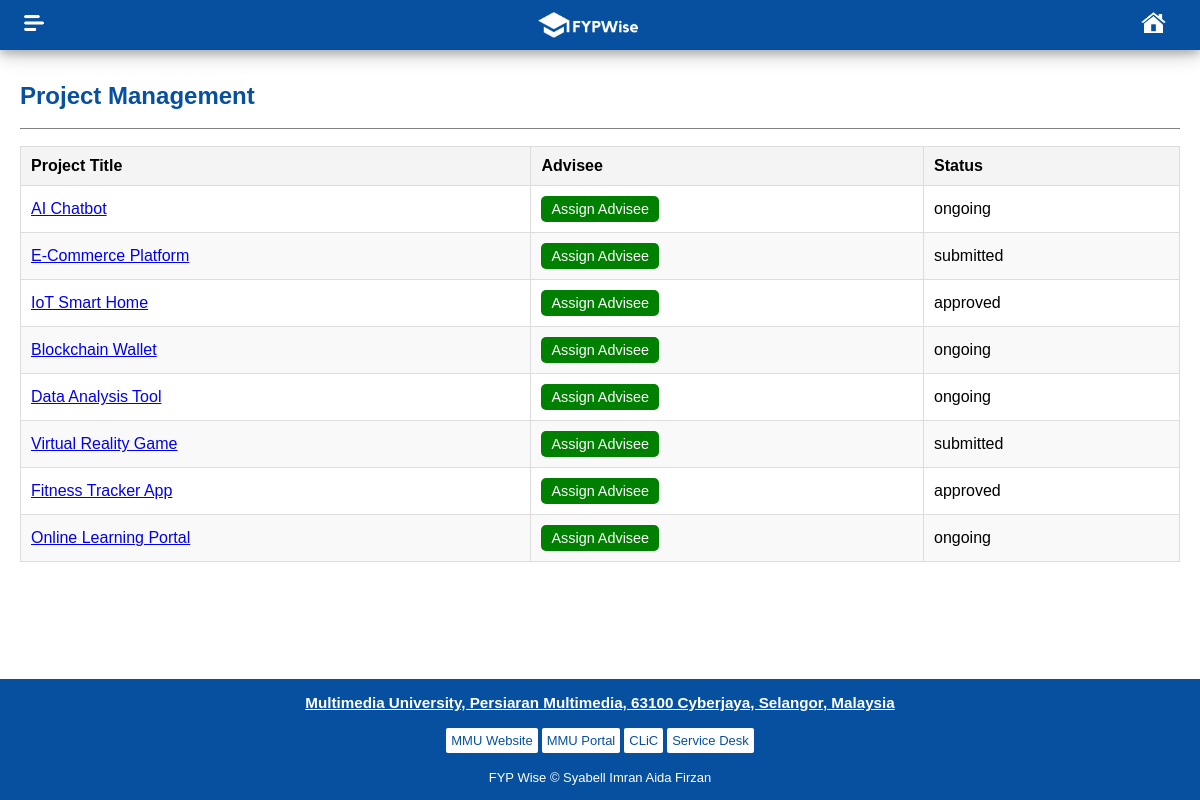
Page /src/Pages/project-management-mgt/projectmanagement.php on the committed database.
### tables this page shows
CREATE TABLE project (
    projectID INT NOT NULL PRIMARY KEY AUTO_INCREMENT,
    project_title VARCHAR(100) NOT NULL,
    start_date DATE NOT NULL,
    end_date DATE,
    project_description TEXT NOT NULL,
    project_status ENUM('ongoing', 'submitted', 'approved') NOT NULL,
    studentID INT,
    proposalID INT NOT NULL,
    FOREIGN KEY (studentID) REFERENCES student(userID),
    FOREIGN KEY (proposalID) REFERENCES proposal(proposalID)
);

### src/Models/DB.php (called while the page is built, shortened)
<?php
class Db
{
    private $host = 'localhost';
    private $username = 'root';
    private $password = '';
    private $db_name = 'fypwise';
    public $conn;
    public function __construct() {
        $this->conn = new \mysqli($this->host, $this->username, $this->password, $this->db_name);
    }
    public function query($sql) {
        return $this->conn->query($sql);
    }
}

### src/Models/project.php (called while the page is built, shortened)
<?php
class Project {
    private $db;
    public function __construct(Db $db) {
        $this->db = $db;
    }
    public function getAllProjects() {
        $sql = "SELECT
                    p.projectID,
                    p.project_title,
                    p.project_description,
                    p.start_date,
                    p.end_date,
                    COALESCE(u_student.name, 'Unassigned') AS student_name,
                    u_supervisor.name AS supervisor_name,
                    p.project_status
                FROM
                    project p
                LEFT JOIN
                    student s ON p.studentID = s.userID
                LEFT JOIN
                    users u_student ON s.userID = u_student.userID  -- Fetch student name correctly
                LEFT JOIN
                    proposal pr ON p.proposalID = pr.proposalID
                LEFT JOIN
                    lecturer l ON pr.supervisorID = l.userID
                LEFT JOIN
                    users u_supervisor ON l.userID = u_supervisor.userID -- Fetch supervisor name correctly
                ORDER BY
                    p.projectID ASC;";
        $result = $this->db->query($sql);
        $projects = [];
        while ($row = $result->fetch_assoc()) {
            $projects[] = $row;
        }
        return $projects;
    }
}

### src/Pages/project-management-mgt/projectmanagement.php (the view, shortened to what this page needs)
<?php
$base = new Base("Project Management");
$db = new Db();
$project = new Project($db);
?>
<head>
    <link rel="stylesheet" href="../css/common-ui.css">
</head>
<body>
    <div id="outer-container">
        <?php $base->renderHeader() ?>
        <div id="main-container">
            <div class="content">
                <section class="main">
                    <h1 id="page-name"><?php echo $base->getTitle(); ?></h1>
                </section>
                <table class="project-table">
                    <thead>
                        <tr>
                            <th>Project Title</th>
                            <th>Advisee</th>
                            <th>Status</th>
                        </tr>
                    </thead>
                    <tbody>
                        <?php
                        try {
                            $projects = $project->getAllProjects();
                            if (!empty($projects)) {
                                foreach ($projects as $row) {
                                    echo "<tr>";
                                    echo "<td><a href='/project/{$row['projectID']}'>" . htmlspecialchars($row['project_title']) . "</a></td>";
                                    echo "<td>" . ($row['student_name'] !== 'Unassigned' ? htmlspecialchars($row['student_name']) : "<a href='/assign-student' class='assign-btn'>Assign Advisee</a>") . "</td>";
                                    echo "<td>" . htmlspecialchars($row['project_status']) . "</td>";
                                    echo "</tr>";
                                }
                            } else {
                                echo "<tr><td colspan='3'>No projects found</td></tr>";
                            }
                        } catch (Exception $e) {
                            echo "<tr><td colspan='3'>Error: " . $e->getMessage() . "</td></tr>";
                        }
                        ?>
                    </tbody>
                </table>
            </div>
        </div>
        <?php $base->renderFooter() ?>
    </div>
</body>
</html>

### src/Models/Head.php (shortened to what this page needs)
<?php
class Head{
    public function __construct($pageTitle) {
        echo('
        <!DOCTYPE html>
        <html lang="en">
        <head>
            <meta charset="UTF-8">
            <meta name="viewport" content="width=device-width, initial-scale=1.0">
            <link rel="icon" type="image/x-icon" href="./src/assets/main_logo.png">
            <title>'.$pageTitle. '</title>
            <link rel="stylesheet" href="https://cdnjs.cloudflare.com/ajax/libs/font-awesome/4.7.0/css/font-awesome.min.css">
            <link rel="stylesheet"
            href="https://db.onlinewebfonts.com/c/65dc1b4fb1cd6bf31e730421533dafc7?family=ITC+Avant+Garde+Gothic+W02+Md">
            <link rel="stylesheet" href="/FYPWise-web/src/css/common-ui.css?v=<?php echo time(); ?>">
        </head>
        ');
    }
}

### src/Models/Base.php (shortened to what this page needs)
<?php
class Base{
    private $pageTitle;
    public function __construct($pageTitle, $roles = null) {
        $this->pageTitle = $pageTitle;
        $this->head = new Head($pageTitle);
    }
    public function getTitle(){
        return $this->pageTitle;
    }
    public function renderHeader(){
        echo'
        <header>
            <div class="menubutton"><input title="side-menu" type="checkbox" id="user-side-menu"><label
                    for="user-side-menu" class="fas"></label></div>
            <div id="logo" onClick="location.href=\'/FYPWise-web\'" ></div>
            <button id="home"><a href="/FYPWise-web/dashboard"><img src="./src/assets/home3.png"
                        alt="home icon" style="width:25px;"></a></button>
        </header>';
    }
    public function renderFooter(){
        echo '<footer>
            <h3><a href="https://www.mmu.edu.my/">Multimedia University, Persiaran Multimedia, 63100 Cyberjaya,
                    Selangor,
                    Malaysia</a></h3>
            <div id="side">
                <a class="link" href="http://www.mmu.edu.my/">MMU Website</a>
                <a class="link" href="https://online.mmu.edu.my/">MMU Portal</a>
                <a class="link" href="https://clic.mmu.edu.my/">CLiC</a>
                <a class="link" href="https://servicedesk.mmu.edu.my/psp/crmprd/?cmd=login&languageCd=ENG&">Service
                    Desk</a>
            </div>
            FYP Wise &copy; <em id="date"></em>Syabell Imran Aida Firzan
        </footer>';
    }
}

### src/css/common-ui.css (style rules this page uses)
:root { --primary-color: #06509f; --secondary-color: #ec2227; --white: #fff; }
* { margin: 0; padding: 0; box-sizing: border-box; font-family: "ITC Avant Garde Gothic W02 Md", Arial, sans-serif; }
body { display: flex; flex-direction: column; height: 100dvh; overflow: hidden; }
header { display: flex; justify-content: space-between; align-items: center; background-color: var(--primary-color); color: #fff; padding: 10px 20px; position: fixed; top: 0; width: 100%; height: 50px; padding: 1.5em; box-shadow: 0 4px 8px 0 rgba(0, 0, 0, 0.2), 0 6px 20px 0 rgba(0, 0, 0, 0.19); z-index: 3; }
#logo { height: 50px; padding: 8px; background-image: url(../assets/horizontal_logo_white.png); background-repeat: no-repeat; background-size: contain; background-position: center center; width: 100px; cursor: pointer; }
#user-side-menu + label:before { content: url(../assets/user_side_menu.png); cursor: pointer; }
#user-side-menu, #home { background: transparent; border: none; cursor: pointer; padding: 10px; display: flex; }
#page-name { color: #06509f; border-bottom: solid 1px #818181; padding-bottom: 1.1rem; margin-bottom: 1.1rem; }
#outer-container { display: flex; flex-direction: column; height: 100dvh; overflow-y: auto; }
#main-container { display: flex; flex: 1; margin-top: 50px; }
.content { overflow-x: auto; flex: 1; height: 100%; padding: 2rem 20px 2rem 20px; }
footer { width: 100%; background-color: var(--primary-color); color: var(--white); padding: 15px; height: max-content; align-content: center; text-align: center; margin-top: auto; z-index: 2; font-size: small; }
footer a { color: var(--white); }
footer > * { margin-bottom: 15px; }
#side { display: flex; justify-content: center; overflow: hidden; }
.link { text-decoration: none; background-color: var(--white); color: var(--primary-color); border-radius: 2px; margin: 2px; padding: 5px; }
table { width: 100%; border-collapse: collapse; }
table th, table td { border: 1px solid #ddd; padding: 10px; text-align: left; }
table th { background-color: #f4f4f4; font-weight: bold; }
tr:nth-child(even) { background-color: #f9f9f9; }

### Archive/css/common-ui.css (style rules this page uses)
:root { --primary-color: #06509f; --secondary-color: #ec2227; --white: #fff; }
* { margin: 0; padding: 0; box-sizing: border-box; font-family: "ITC Avant Garde Gothic W02 Md", Arial, sans-serif; }
body { display: flex; flex-direction: column; height: 100dvh; overflow: hidden; }
header { display: flex; justify-content: space-between; align-items: center; background-color: var(--primary-color); color: #fff; padding: 10px 20px; position: fixed; top: 0; width: 100%; height: 50px; padding: 1.5em; box-shadow: 0 4px 8px 0 rgba(0, 0, 0, 0.2), 0 6px 20px 0 rgba(0, 0, 0, 0.19); z-index: 3; }
#logo { height: 50px; padding: 8px; background-image: url(../assets/horizontal_logo_white.png); background-repeat: no-repeat; background-size: contain; background-position: center center; width: 100px; }
#user-side-menu + label:before { content: url(../assets/user_side_menu.png); cursor: pointer; }
#user-side-menu, #home { background: transparent; border: none; cursor: pointer; padding: 10px; display: flex; }
#page-name { color: #06509f; border-bottom: solid 1px #818181; padding-bottom: 1.1rem; margin-bottom: 1.1rem; }
#outer-container { display: flex; flex-direction: column; height: 100dvh; overflow-y: auto; }
#main-container { display: flex; flex: 1; margin-top: 50px; }
.content { overflow-x: auto; flex: 1; height: 100%; padding: 2rem 20px 2rem 20px; }
footer { width: 100%; background-color: var(--primary-color); color: var(--white); padding: 15px; height: max-content; align-content: center; text-align: center; margin-top: auto; z-index: 2; font-size: small; }
footer a { color: var(--white); }
footer > * { margin-bottom: 15px; }
#side { display: flex; justify-content: center; overflow: hidden; }
.link { text-decoration: none; background-color: var(--white); color: var(--primary-color); border-radius: 2px; margin: 2px; padding: 5px; }
table { width: 100%; border-collapse: collapse; }
table th, table td { border: 1px solid #ddd; padding: 10px; text-align: left; }
table th { background-color: #f4f4f4; font-weight: bold; }
tr:nth-child(even) { background-color: #f9f9f9; }

### src/Pages/project-management-mgt/projectmanagement.php (style rules this page uses)
.assign-btn { background-color: green; color: white; padding: 5px 10px; border-radius: 5px; text-decoration: none; display: inline-block; font-size: 0.9rem; }

### rows in the picture
project: project_title "AI Chatbot", project_status "ongoing"
project: project_title "E-Commerce Platform", project_status "submitted"
project: project_title "IoT Smart Home", project_status "approved"
project: project_title "Blockchain Wallet", project_status "ongoing"
project: project_title "Data Analysis Tool", project_status "ongoing"
project: project_title "Virtual Reality Game", project_status "submitted"
project: project_title "Fitness Tracker App", project_status "approved"
project: project_title "Online Learning Portal", project_status "ongoing"

### other values in the picture
$base->getTitle() "Project Management"
